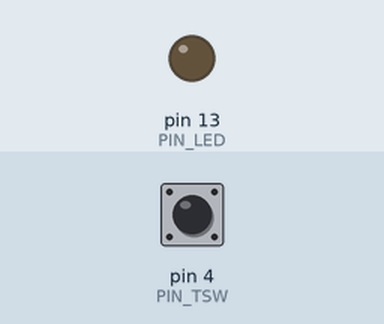
Recording of a sketch running on a simulated Arduino Uno, built with avr-gcc and run on an emulated ATmega328P. Parts: output pins drawn as LEDs (lit = HIGH). The test bench sets the inputs (shaded band); at power-on: pin 4 (PIN_TSW) LOW. Sleep ends after the set time or at an interrupt; what the sketch prints to the serial monitor is not drawn.

Above: at 1.2 s.
1.3 s: pin 4 (PIN_TSW) pulled HIGH for 0.15 s
Timing chart, 0 to 4.3 s (numbered marks = the images above; inputs shaded):
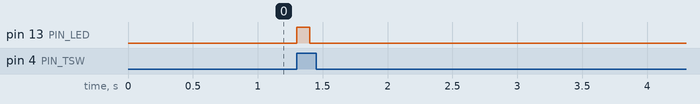

The sketch:

testPCint.ino
```cpp
#include <avr/sleep.h>
#include <avr/io.h>
#include <avr/interrupt.h>

#define PIN_LED (13)
#define PIN_TSW (4) // for tactile switch (active HIGH)

volatile int lastValue = LOW;

void setup() {
  Serial.begin(115200);
  Serial.println("Start Pin - Change - Interrupts test!");

  pinMode(PIN_LED , OUTPUT);
  pinMode(PIN_TSW , INPUT);

  digitalWrite(PIN_LED, LOW);

  PCMSK2 |= (1 << PCINT20); // on D4
  PCICR  |= (1 << PCIE2); // enable interrupt from group PCIE2

  set_sleep_mode(SLEEP_MODE_PWR_DOWN);
}

void loop() {
  if (lastValue) {
    Serial.println("Good morning, Mr.PCI!");
    digitalWrite(PIN_LED, HIGH);
    delay(100);
    digitalWrite(PIN_LED, LOW);
    lastValue = 0;
  }
  else {
    Serial.println("zzz ...");
    delay(10);
    sleep_mode(); // Good night baby .......
  }
}

ISR(PCINT2_vect) {
  lastValue = digitalRead(PIN_TSW);
}
```

Measured:
- after the input at 1.3 s, pin 13 (PIN_LED): LOW → HIGH at once, → LOW 0.10 s later
